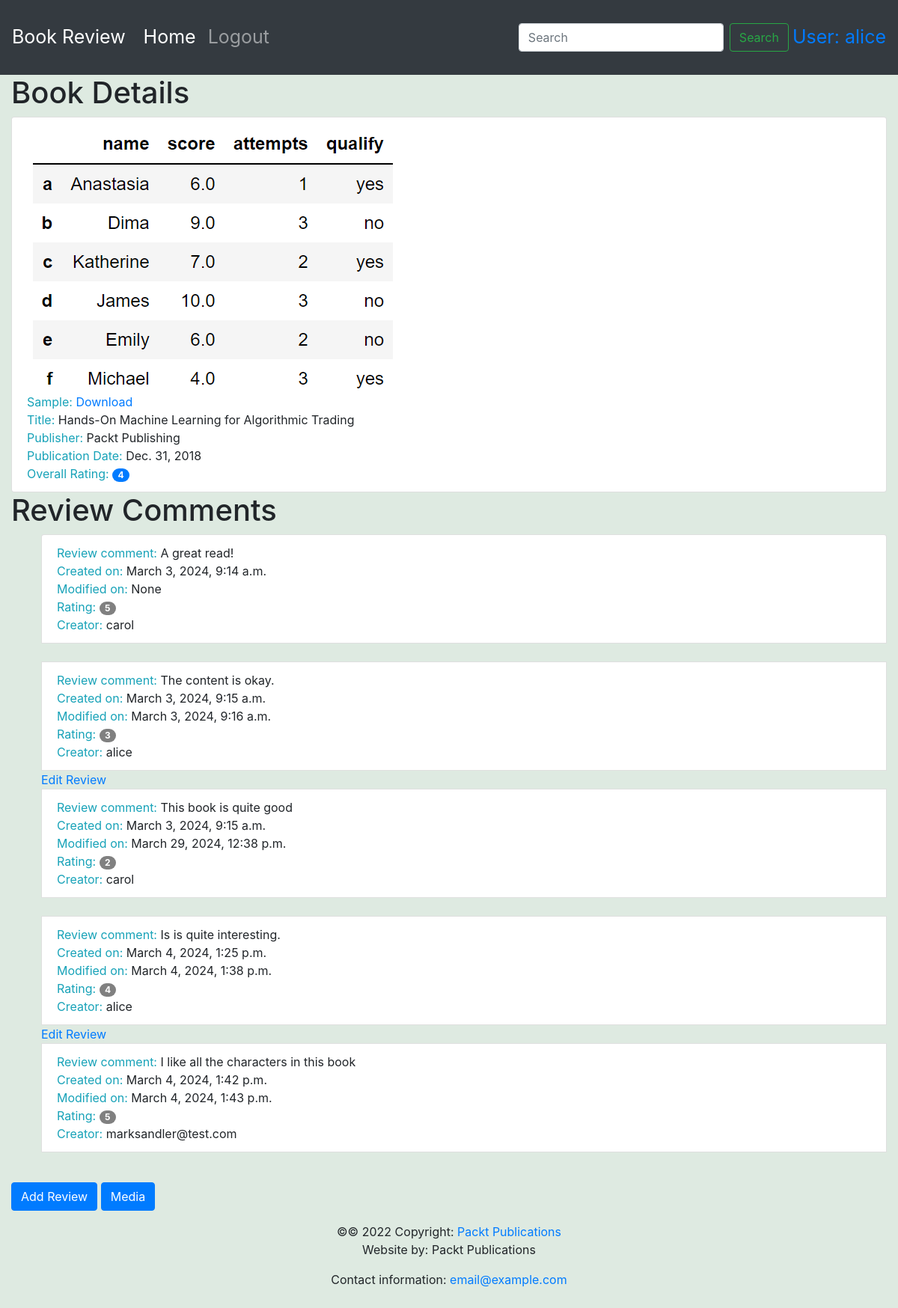
Screenshot of /books/2/ (signed in) with the database file from the repository.
### reviews/models.py (models this page shows, shortened)
class Book(models.Model):
    title = models.CharField(
        max_length=70,
        help_text="The title of the book."
    )
    publication_date = models.DateField(
        verbose_name="Date the book was published."
    )
    isbn = models.CharField(
        max_length=20,
        verbose_name="ISBN number of the book."
    )
    publisher = models.ForeignKey(
        Publisher,
        on_delete=models.CASCADE
    )
    contributors = models.ManyToManyField(
        'Contributor',
        through="BookContributor"
    )
    cover = models.ImageField(
        null=True,
        upload_to="book_covers/"
    )
    sample = models.FileField(
        null=True,
        upload_to='book_samples/'
    )

class Publisher(models.Model):
    name = models.CharField(
        max_length=50,
        help_text="The name of the Publisher."
    )
    website = models.URLField(
        help_text="The Publisher's website."
    )
    email = models.EmailField(
        help_text="The Publisher's email address."
    )
    def __str__(self):
        return self.name

class Review(models.Model):
    content = models.TextField(
        help_text="The Review text."
    )
    rating = models.IntegerField(
        help_text="The rating the reviewer has given."
    )
    date_created = models.DateTimeField(
        auto_now_add=True,
        help_text="The date and time the review was created."
    )
    date_edited = models.DateTimeField(
        null=True,
        help_text="The date and time the review was last edited."
    )
    creator = models.ForeignKey(
        auth.get_user_model(),
        on_delete=models.CASCADE
    )
    book = models.ForeignKey(
        Book,
        on_delete=models.CASCADE,
        help_text="The Book that this review is for."
    )

### reviews/views.py (the view)
# urls.py: path('books/<int:id>/', views.book_detail, name='book_detail'),
def book_detail(request, id):
    book = get_object_or_404(Book, id=id) #Lấy thẳng đối tượng Book có id bằng id truyền vào in type ra sẽ thấy rõ hơn
    reviews = book.review_set.all()
    if reviews is not None:
        book_rating = average_rating([rev.rating for rev in reviews])
        context = {'book': book, 'book_rating': book_rating, 'reviews': reviews}
    else:
        context = {'book': book, 'book_rating': None, 'reviews': reviews}
    if request.user.is_authenticated:
        max_viewed_books_length = 10
        viewed_books = request.session.get("viewed_books", [])
        viewed_book = [book.id, book.title]
        if viewed_book in viewed_books:
            viewed_books.pop(viewed_books.index(viewed_book))
        viewed_books.insert(0, viewed_book)
        viewed_books = viewed_books[:max_viewed_books_length]
        request.session["viewed_books"] = viewed_books
    return render(request, 'reviews/review_detail.html', context)

### reviews/utils.py (called while the page is built)
def average_rating(rating_list):
    if not rating_list:
        return 0
    return round(sum(rating_list) / len(rating_list))

### reviews/templates/reviews/review_detail.html (shortened to what this page needs)
{% extends 'base.html' %}
{% block content %}
<h1>Book Details</h1>
<ul class="list-group">
 <li class="list-group-item">
  {% if book.cover %}
   <img src="{{ book.cover.url }}" alt="">
   <br>
  {% endif %}
  {% if book.sample %}
    <span class="text-info">Sample: </span>
   <a href="{{book.sample.url}}" target="_blank">Download</a>
   <br>
  {% endif %}
  <span class="text-info">Title: </span>
  <span>{{book.title }}</span>
  <br>
  <span class="text-info">Publisher: </span>
  <span>{{book.publisher }}</span>
  <br>
  <span class="text-info">Publication Date: </span>
  <span>{{book.publication_date }}</span>
  <br>
  <span class="text-info">Overall Rating: </span>
  <span class="badge badge-primary badge-pill">{{book_rating }}</span>
  <br>
 </li>
</ul>
<h1>Review Comments</h1>
<ul>
  {% for review in reviews %}
   <li class="list-group-item">
    <span class="text-info">Review comment: </span>
    <span>{{review.content }}</span>
    <br>
    <span class="text-info">Created on: </span>
    <span>{{review.date_created }}</span>
    <br>
    <span class="text-info">Modified on: </span>
    <span>{{review.date_edited }}</span>
    <br>
    <span class="text-info">Rating: </span>
    <span style="background-color: grey" class="badge badge-primary badge-pill">{{ review.rating }}</span>
    <br>
    <span class="text-info">Creator: </span>
    <span>{{review.creator}}</span>
   </li>
  {% if user.is_staff or user.id == review.creator_id %}
   <a href="/books/{{ book.id }}/reviews/{{ review.id }}/">Edit Review</a>
  {% else %}
  </br>
  {% endif %}
  {% endfor %}
</ul>
{% if user.is_authenticated %}
 <a class="btn btn-primary" href="/books/{{book.id}}/reviews/new/">Add Review</a>
 <a class="btn btn-primary" href="/books/{{book.id}}/media/">Media</a>
{% endif %}
{% endblock %}

### templates/base.html (shortened to what this page needs)
<!doctype html>
<html lang="en">
  <head>
    <link rel="stylesheet" href="https://stackpath.bootstrapcdn.com/bootstrap/4.4.1/css/bootstrap.min.css">
    <link rel="stylesheet" href="https://cdnjs.cloudflare.com/ajax/libs/font-awesome/4.7.0/css/font-awesome.min.css">
  </head>
  <body style="background-color: rgb(222, 234, 225)">
      <nav class="navbar navbar-expand-sm navbar-dark bg-dark sticky-top">
        <a class="navbar-brand" href="/">Book Review</a>
        <div class="collapse navbar-collapse" id="navbarSupportedContent">
          <ul class="navbar-nav mr-auto">
            <li class="nav-item active">
              <a class="nav-link" href="/books/">Home <span class="sr-only">(current)</span></a>
            </li>
            {% if user.is_authenticated %}
            <li class="nav-item">
              <a class="nav-link" href="/accounts/logout">Logout</a>
            </li>
            {% else %}
            <li class="nav-item">
              <a class="nav-link" href="/accounts/login">Login</a>
            </li>
            {% endif %}
          </ul>
          <form class="form-inline my-2 my-lg-0" method="get" action="/book-search">
            <input class="form-control mr-sm-2" type="search" placeholder="Search" aria-label="Search" name="search" min_length=3 value="{{ search_text }}">
            <button class="btn btn-outline-success my-2 my-sm-0" type="submit" name="search_in" value="title">Search</button>
          </form>
          {% if user.is_authenticated %}
          <ul class="navbar-nav">
            <li class="nav-item active">
              <a style="margin-left: 5px;" href="/accounts/profile/">User: {{ request.user.username}}</a>
            </li>
          </ul>
          {% endif %}
        </div>
      </nav>
    <div class="container-fluid">
       {% block content %}{% endblock %}
    </div>
    <footer class="page-footer font-small blue">
      <div class="footer-copyright text-center py-3">&copy;© 2022 Copyright:
        <a href="https://www.packtpub.com"> Packt Publications</a>
        <p>Website by: Packt Publications</p>
        <p>Contact information: <a href="mailto:email@example.com">email@example.com</a></p>
      </div>
    </footer>
  </body>
</html>

### templates/base.html (style rules this page uses)
.navbar { min-height: 100px; font-size: 25px; }
.navbar-brand { font-size: 25px; }

### rows the page displays
Book: cover (picture), title "Hands-On Machine Learning for Algorithmic Trading", publisher "Packt Publishing", publication_date "Dec. 31, 2018"
Review: content "A great read!", date_created "March 3, 2024, 9:14 a.m.", date_edited "None", rating "5", creator "carol"
Review: content "The content is okay.", date_created "March 3, 2024, 9:15 a.m.", date_edited "March 3, 2024, 9:16 a.m.", rating "3", creator "alice"
Review: content "This book is quite good", date_created "March 3, 2024, 9:15 a.m.", date_edited "March 29, 2024, 12:38 p.m.", rating "2", creator "carol"
Review: content "Is is quite interesting.", date_created "March 4, 2024, 1:25 p.m.", date_edited "March 4, 2024, 1:38 p.m.", rating "4", creator "alice"
Review: content "I like all the characters in this book", date_created "March 4, 2024, 1:42 p.m.", date_edited "March 4, 2024, 1:43 p.m.", rating "5", creator "marksandler@test.com"

### other values shown
{{ request.user.username }} "alice"
{{ book_rating }} "4"
